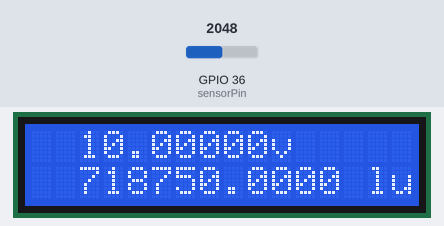
This sketch was run on a simulated ESP32. Parts: 16×2 character LCD. The test bench sets the inputs (shaded band); at power-on: GPIO 36 (sensorPin) = 2048. What the sketch prints to the serial monitor is not drawn.

Above: at 1.2 s.
1.3 s: GPIO 36 (sensorPin) set to 2866
At 5.5 s:
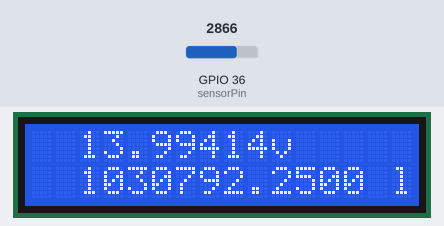
11.6 s: GPIO 36 (sensorPin) set to 3603
At 16.3 s:
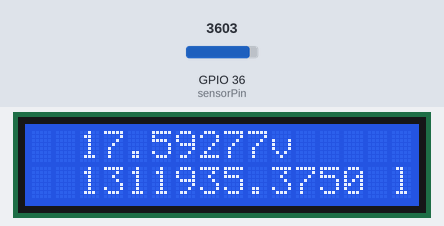
21.6 s: GPIO 36 (sensorPin) set to 4095
At 26.0 s:
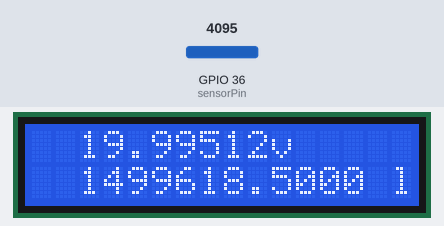
Timing chart, 0 to 27.5 s (numbered marks = the images above; inputs shaded):
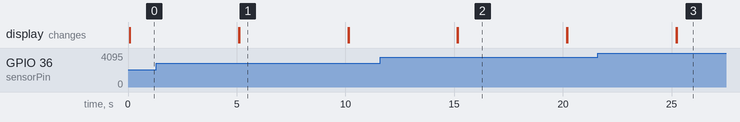

The sketch:

sun_0912.ino
```cpp
#include <Wire.h> // I2C程式庫
#include <LiquidCrystal_I2C.h> // LCD_I2C模組程式庫
#include <WiFi.h>
#include <LiquidCrystal.h>

// LCD I2C位址，默認為0x27或0x3F，依據背板的晶片不同而有差異，16、2為LCD顯示器大小。
LiquidCrystal_I2C lcd(0x27, 16, 2);

int sensorPin = A0;   // select the input pin for the potentiometer
int digitalValue = 0;  // variable to store the value coming from the sensor
float analogVoltage = 0.00;

void setup() {
  Serial.begin(115200);
  Wire.begin();
  lcd.begin(16,2);
  lcd.backlight();
}

void loop() {
  digitalValue = analogRead(sensorPin);// read the value from the analog channel
  Serial.print("digital value = ");
  Serial.print(digitalValue);        //print digital value on serial monitor
  //convert digital value to analog voltage
  float analogVoltage = (digitalValue * 5.00)/1024.00;
  Serial.print("  analog voltage = ");
  Serial.print(analogVoltage,5);

  float sun = 125000.0*(125.0*(((analogVoltage/200.0*1000.0)-4.0)/1000.0));
  Serial.print("  lux = ");
  Serial.println(sun);
  if (analogVoltage < 0.8){
    lcd.setCursor(2, 0); // (colum, row)從第一排的第三個位置開始顯示
    lcd.print(analogVoltage,5);lcd.print("v");
    lcd.setCursor(2, 1); // (colum,row)從第二排第三格位置開始顯示
    lcd.print("0");lcd.print(" lux");
    delay(5000);
    lcd.clear();
  } else{
    lcd.setCursor(2, 0); // (colum, row)從第一排的第三個位置開始顯示
    lcd.print(analogVoltage,5);lcd.print("v");
    lcd.setCursor(2, 1); // (colum,row)從第二排第三格位置開始顯示
    lcd.print(sun,4);lcd.print(" lux");
    delay(5000);
    lcd.clear();
  }
}
```

Measured:
- after the input at 1.3 s, the display: first differs from a run without the input after 3.8 s (image 1)
- after the input at 11.6 s, the display: first differs from a run without the input after 3.6 s (image 2)
- after the input at 21.6 s, the display: first differs from a run without the input after 3.6 s (image 3)
- what the display in image 1 shows lasts 5.0 s, from 5.1 s to 10.1 s
